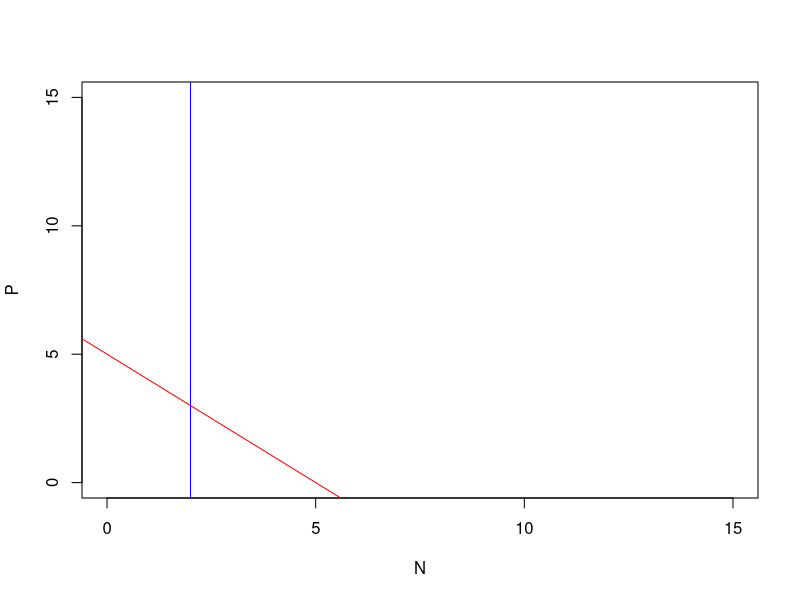

This figure's R source:
## ---- chunk 1
knitr::opts_chunk$set(echo = TRUE)
## ---- chunk 2
if(!require("deSolve")) install.packages("deSolve")
library("deSolve")
## ---- chunk 3
LV_model <- function(time, state, params){
  N <- state["N"] #prey population 
  P <- state["P"] # predator population
  r <- params["r"] # prey intrinsic growth
  gamma <- params["gamma"] # attack rate
  m <- params["m"] # predator mortality rate
  beta <- params["beta"] # conversion rate 
  alpha <- params["alpha"] # coef of intraspecific competition
  
  dN <- (r * N) - (alpha * (N ** 2)) - (gamma * N * P)
  dP <- (-m * P) + (beta * N * P)
  
  return(list(c(dN, dP)))
}

population <- c(N = 10, P = 8)
params <- c(
  r = 1,
  gamma = 0.2,
  m = 0.2,
  beta = 0.1,
  alpha = 0.2
)

time <- seq(0, 200, by = 1)
out <- ode(
  population,
  time,
  LV_model,
  params
)
N <- out[,2]
P <- out[,3]

plot(NULL,
     xlim = c(0, 15),
     ylim = c(0, 15),
     xlab = "N",
     ylab = "P"
)
abline(v = params["m"]/params["beta"], col = "blue")
abline(a = (params["r"]/params["gamma"]), b = -(params["alpha"]/params["gamma"]), col = "red")
